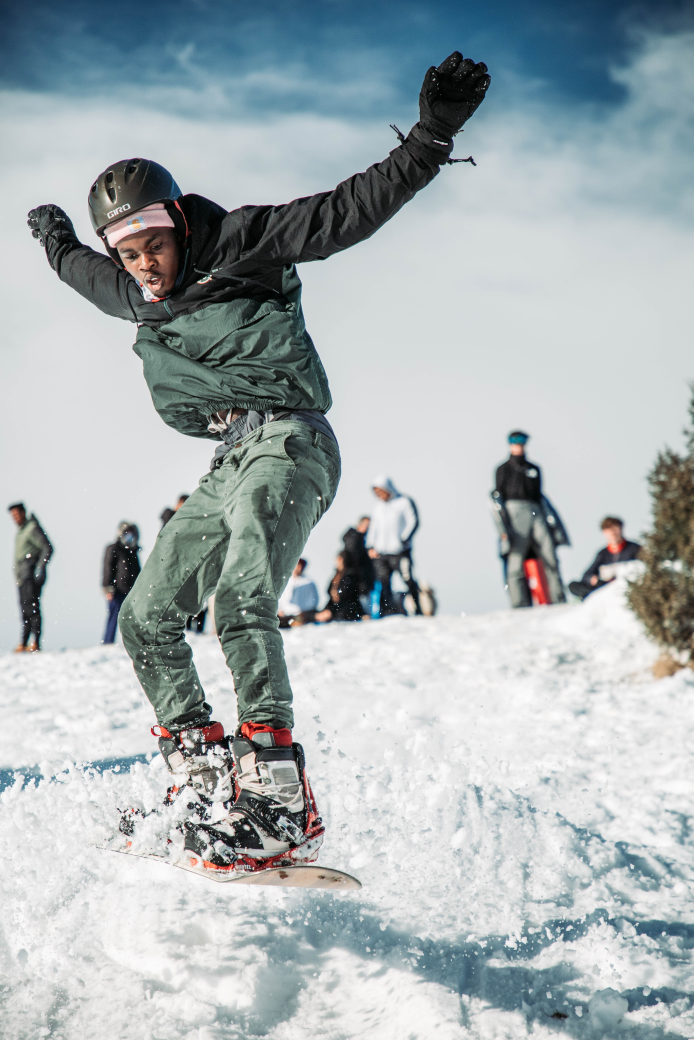
#> input picture cv1/photos/img3.jpg, 4160 x 6240 px (shown at 1/6 size)
$ python transformation.py
#> lines starting #> are read from the running program, lines starting #| are printed output that depends on the picture
#> further down, img is the input picture: shape (6240, 4160, 3); mean B, G, R 179.8, 177.1, 167.9
import cv2 as cv

def rescaleFrame(frame, scale=.1):
#> called with scale = 0.1
    width = int(frame.shape[1] * scale)
#> width = 416
    height = int(frame.shape[0] * scale)
#> height = 624
    dimension = (width, height)
#> dimension = (416, 624)

    return cv.resize(frame, dimension, interpolation=cv.INTER_AREA)
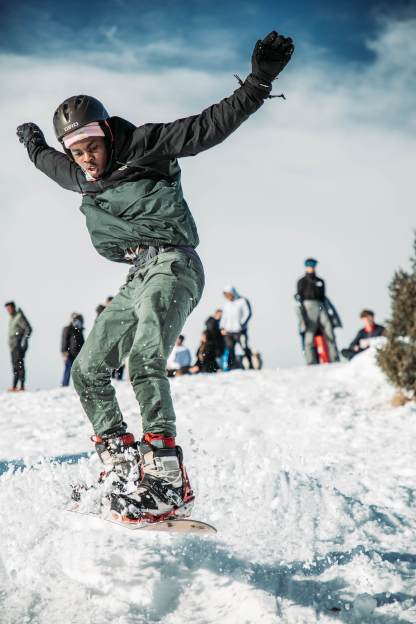
#> returned value: shape (624, 416, 3); mean of channels 0, 1, 2 179.8, 177.1, 167.9; drawn as B, G, R

img = cv.imread('photos/img3.jpg')
rs_img = rescaleFrame(img)

cv.imshow('Image', rs_img)


cv.waitKey(0)

$ run again, with cv1/photos/img1.jpg copied over cv1/photos/img3.jpg
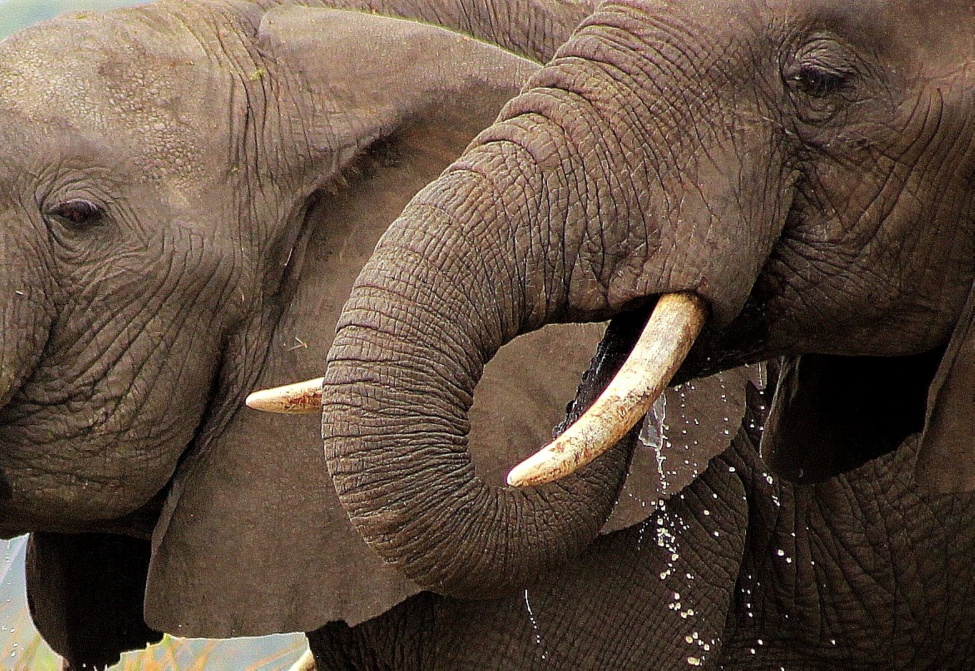
#> input picture cv1/photos/img1.jpg, 4871 x 3353 px (shown at 1/5 size)
#> img is the input picture: shape (3353, 4871, 3); mean B, G, R 64.5, 78.4, 96.6
#> in rescaleFrame, `return cv.resize(frame, dimension, interpolation=cv.INTER_AREA)`:
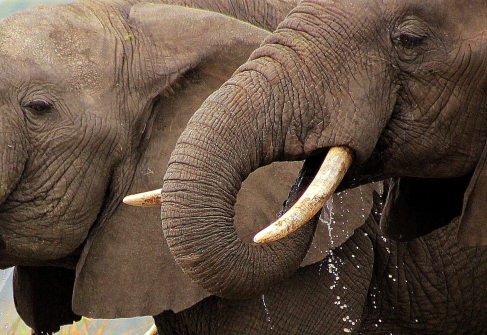
#> returned value: shape (335, 487, 3); mean of channels 0, 1, 2 64.5, 78.4, 96.6; drawn as B, G, R

$ run again, with cv1/photos/face1.jpg copied over cv1/photos/img3.jpg
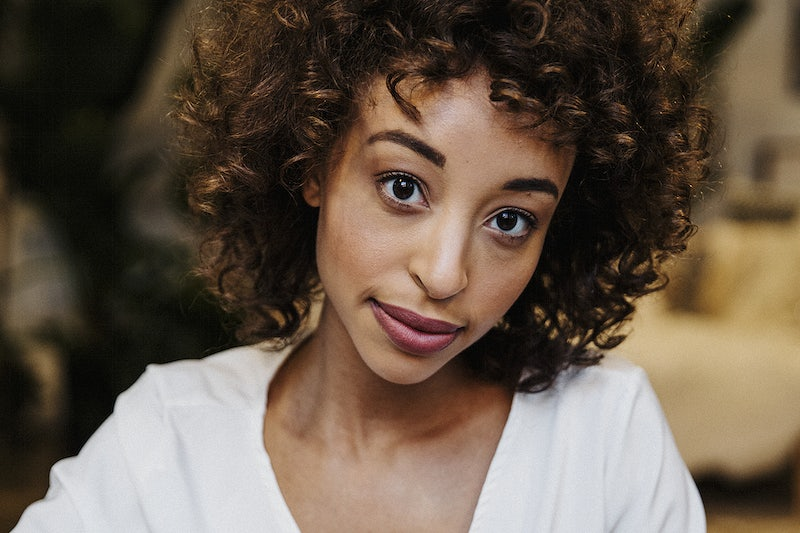
#> input picture cv1/photos/face1.jpg, 800 x 533 px
#> img is the input picture: shape (533, 800, 3); mean B, G, R 74.4, 88.5, 103.2
#> in rescaleFrame, `return cv.resize(frame, dimension, interpolation=cv.INTER_AREA)`:
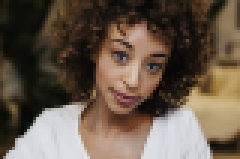
#> returned value: shape (53, 80, 3) (shown 3 times larger); mean of channels 0, 1, 2 74.4, 88.5, 103.2; drawn as B, G, R
